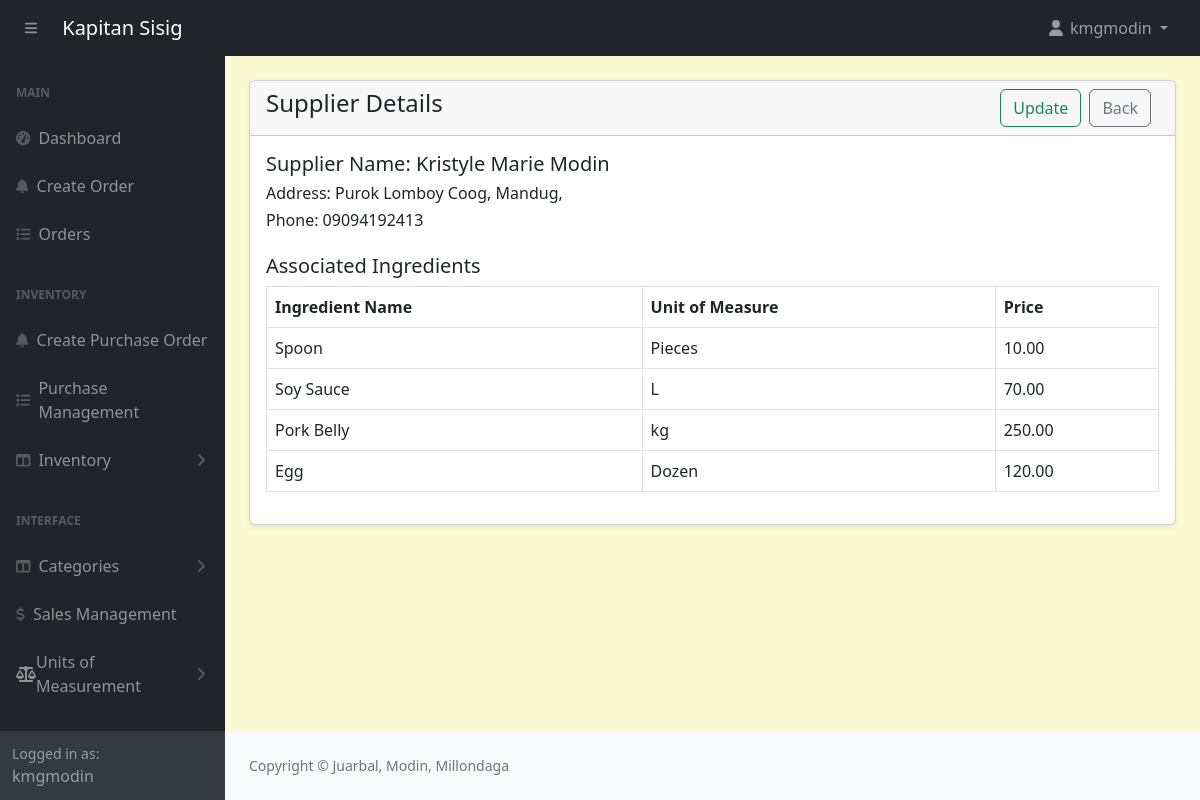
The app's page /admin/suppliers-ingredient-view.php?id=1 (signed in), older data.
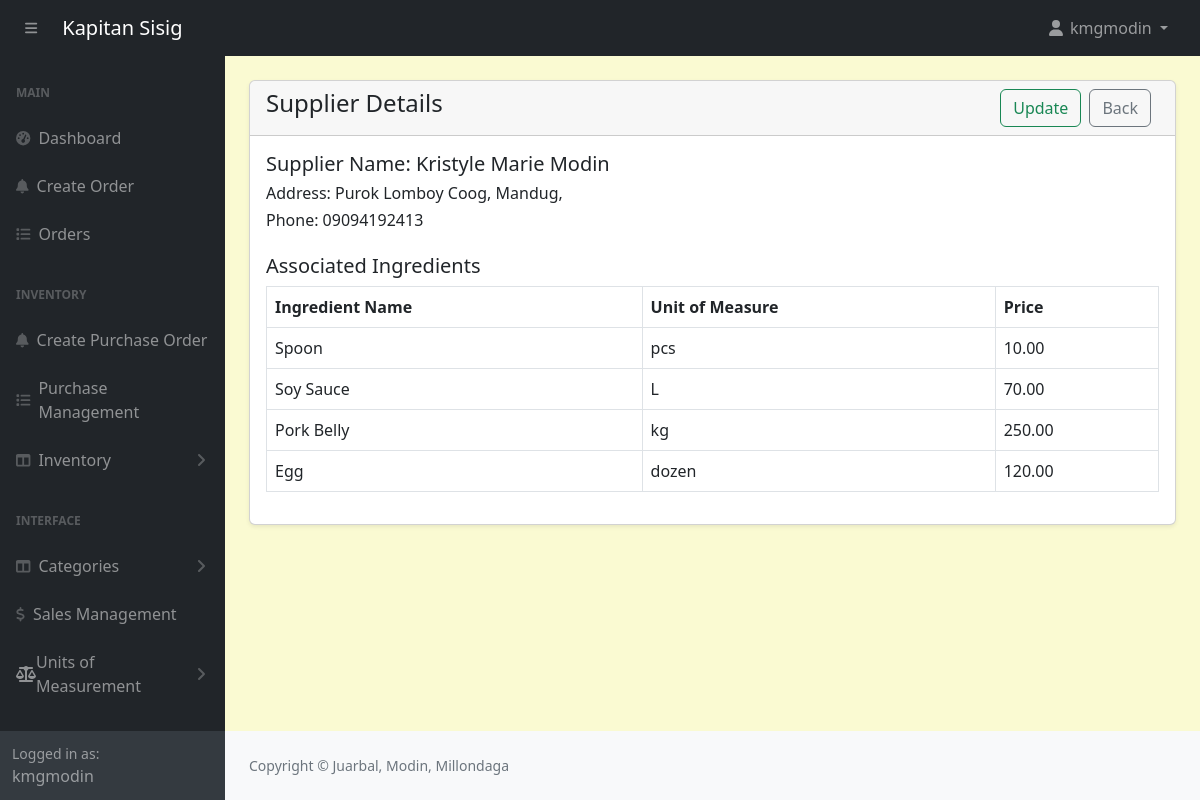
The same page, newer data.
### tables this page shows
CREATE TABLE `supplier_ingredients` (
  `id` int(11) NOT NULL,
  `supplier_id` int(11) NOT NULL,
  `ingredient_id` int(11) NOT NULL,
  `price` decimal(10,2) NOT NULL,
  `unit_id` int(11) NOT NULL
);

CREATE TABLE `units_of_measure` (
  `id` int(11) NOT NULL,
  `category_id` int(11) DEFAULT NULL,
  `uom_name` varchar(255) DEFAULT NULL,
  `type` enum('reference','bigger','smaller') DEFAULT NULL,
  `ratio` decimal(10,5) DEFAULT NULL,
  `active` tinyint(1) DEFAULT 1,
  `rounding_precision` decimal(10,5) DEFAULT NULL
);

CREATE TABLE `ingredients` (
  `id` int(11) NOT NULL,
  `name` varchar(191) NOT NULL,
  `unit_id` int(11) NOT NULL,
  `category` varchar(191) NOT NULL,
  `quantity` decimal(10,2) NOT NULL,
  `reorder_point` decimal(10,2) NOT NULL
);

### admin/suppliers-ingredient-view.php (the view)
<?php
include('includes/header.php');
if (isset($_GET['id'])) {
    $supplierId = intval($_GET['id']);
    $supplierQuery = "SELECT * FROM suppliers WHERE id = $supplierId";
    $supplierResult = mysqli_query($conn, $supplierQuery);
    $supplier = mysqli_fetch_assoc($supplierResult);
    $ingredientsQuery = "
        SELECT ingredients.name AS ingredient_name,
            uom.uom_name AS unit_name,
            supplier_ingredients.price
        FROM supplier_ingredients
        JOIN ingredients ON supplier_ingredients.ingredient_id = ingredients.id
        LEFT JOIN units_of_measure uom ON supplier_ingredients.unit_id = uom.id
        WHERE supplier_ingredients.supplier_id = $supplierId
    ";
    $ingredientsResult = mysqli_query($conn, $ingredientsQuery);
    $hasIngredients = mysqli_num_rows($ingredientsResult) > 0;
    $hasIngredients = mysqli_num_rows($ingredientsResult) > 0;
} else {
    header('Location: suppliers.php');
    exit;
}
?>
<div class="container-fluid px-4">
    <div class="card mt-4 shadow-sm">
        <div class="card-header">
            <h4 class="mb-0">Supplier Details
                <a href="suppliers.php" class="btn btn-outline-secondary float-end me-2">Back</a>
                <a href="suppliers-ingredient-update.php?id=<?= urlencode($supplierId); ?>" class="btn btn-outline-success float-end me-2 <?= !$hasIngredients ? 'disabled' : ''; ?>">Update</a>
            </h4>
        </div>
        <div class="card-body">
            <?php if ($supplier): ?>
                <h5>Supplier Name: <?= htmlspecialchars($supplier['firstname'] . ' ' . $supplier['lastname']) ?></h5>
                <h6>Address: <?= htmlspecialchars($supplier['address']) ?></h6>
                <h6>Phone: <?= htmlspecialchars($supplier['phonenumber']) ?></h6>
                <h5 class="mt-4">Associated Ingredients</h5>
                <table class="table table-bordered">
                    <thead>
                        <tr>
                            <th>Ingredient Name</th>
                            <th>Unit of Measure</th>
                            <th>Price</th>
                        </tr>
                    </thead>
                    <tbody>
                        <?php if ($hasIngredients): ?>
                            <?php while ($ingredient = mysqli_fetch_assoc($ingredientsResult)): ?>
                                <tr>
                                    <td><?= htmlspecialchars($ingredient['ingredient_name']) ?></td>
                                    <td><?= htmlspecialchars($ingredient['unit_name']) ?></td>
                                    <td><?= htmlspecialchars(number_format($ingredient['price'], 2)) ?></td>
                                </tr>
                            <?php endwhile; ?>
                        <?php else: ?>
                            <tr>
                                <td colspan="3" class="text-center">No ingredients found for this supplier.</td>
                            </tr>
                        <?php endif; ?>
                    </tbody>
                </table>
            <?php else: ?>
                <h6 class="text-danger">Supplier not found.</h6>
            <?php endif; ?>
        </div>
    </div>
</div>
<?php include('includes/footer.php'); ?>

Row changes from the older to the newer data that the page shows:
changed through a linked row, supplier_ingredients "Spoon": units_of_measure.uom_name "Pieces" → "pcs"
changed through a linked row, supplier_ingredients "Egg": units_of_measure.uom_name "Dozen" → "dozen"
